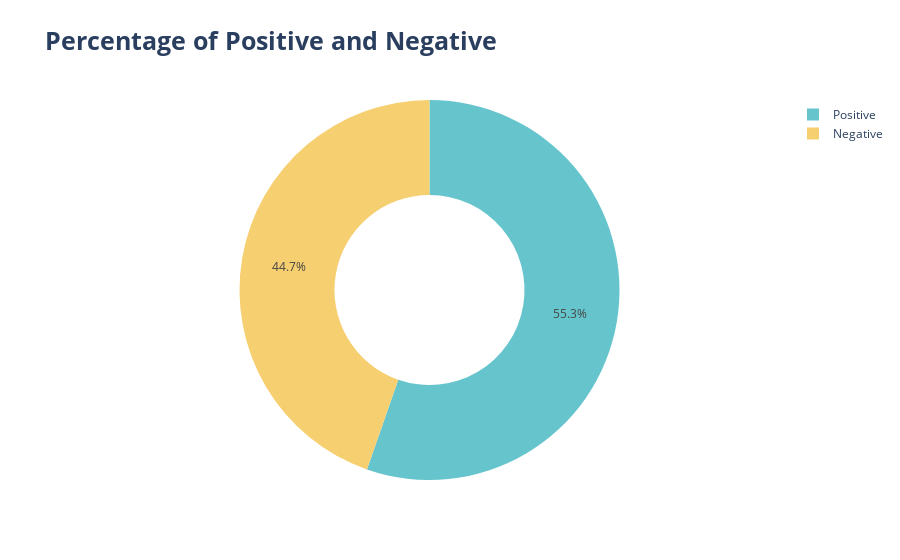

This figure's notebook cell:
### Code cell
fig = px.pie(data, names=['Positive', 'Negative'], values=data['HeartDisease'].value_counts(),
             hole=0.5, title='<b>Percentage of Positive and Negative', template='plotly', 
             color_discrete_sequence=px.colors.qualitative.Pastel)
fig.update_layout(title_font_size=25)
fig.show()

### Figure 1 — Plotly figure (JSON) as saved in the notebook; plotly's stock layout.template omitted (floating-point values rounded to 4 significant figures)
{"data": [{"domain": {"x": [0, 1], "y": [0, 1]}, "hole": 0.5, "hovertemplate": "label=%{label}<br>value=%{value}<extra></extra>", "labels": ["Positive", "Negative"], "legendgroup": "", "name": "", "showlegend": true, "type": "pie", "values": [508, 410]}], "layout": {"legend": {"tracegroupgap": 0}, "piecolorway": ["rgb(102, 197, 204)", "rgb(246, 207, 113)", "rgb(248, 156, 116)", "rgb(220, 176, 242)", "rgb(135, 197, 95)", "rgb(158, 185, 243)", "rgb(254, 136, 177)", "rgb(201, 219, 116)", "rgb(139, 224, 164)", "rgb(180, 151, 231)", "rgb(179, 179, 179)"], "title": {"font": {"size": 25}, "text": "<b>Percentage of Positive and Negative"}}}
